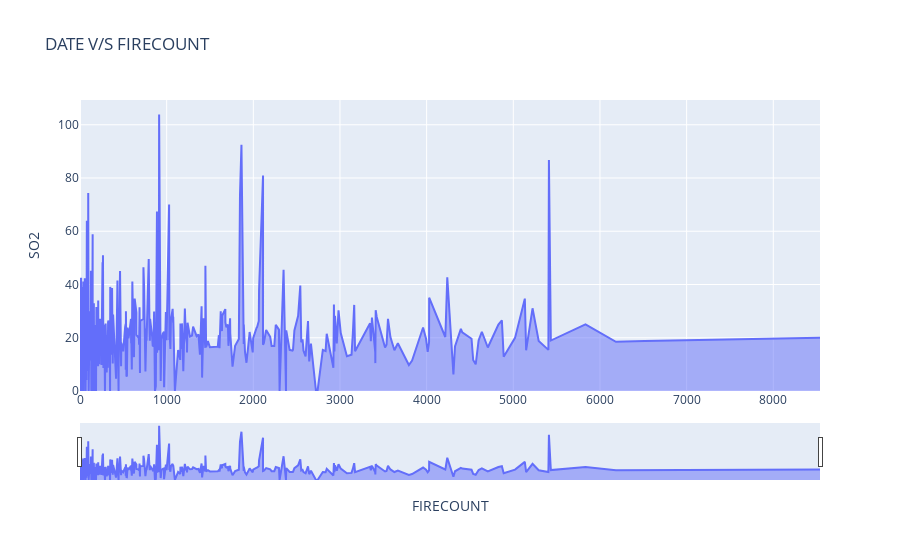

Notebook code for this chart:
### Code cell
import plotly.express as px
import pandas as pd
df= pd.read_csv("STN1.csv")
#df=px.data.stocks()
#print(df)
fig=px.area(df,x='FIRECOUNT',y="SO2", title='DATE V/S FIRECOUNT')
fig.update_xaxes(rangeslider_visible=True)
fig.show()

### Figure 1 — Plotly figure (JSON) as saved in the notebook; plotly's stock layout.template omitted (floating-point values rounded to 4 significant figures; data arrays with more than 128 entries replaced by an {"elided": "..."} marker saying what was removed)
{"data": [{"fillpattern": {"shape": ""}, "hovertemplate": "FIRECOUNT=%{x}<br>SO2=%{y}<extra></extra>", "legendgroup": "", "line": {"color": "#636efa"}, "marker": {"symbol": "circle"}, "mode": "lines", "name": "", "orientation": "v", "showlegend": false, "stackgroup": "1", "type": "scatter", "x": {"elided": "854 int values"}, "xaxis": "x", "y": {"elided": "854 float values"}, "yaxis": "y"}], "layout": {"legend": {"tracegroupgap": 0}, "title": {"text": "DATE V/S FIRECOUNT"}, "xaxis": {"anchor": "y", "domain": [0, 1], "rangeslider": {"visible": true}, "title": {"text": "FIRECOUNT"}}, "yaxis": {"anchor": "x", "domain": [0, 1], "title": {"text": "SO2"}}}}
